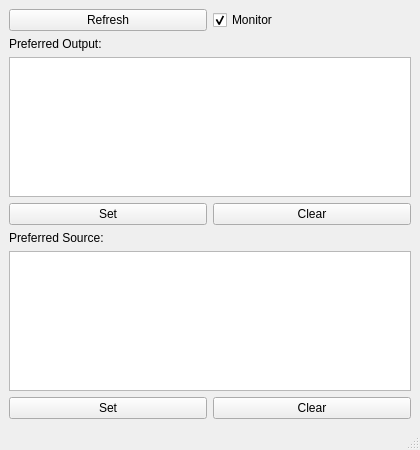
<?xml version="1.0" encoding="UTF-8"?>
<ui version="4.0">
 <class>MainWindow</class>
 <widget class="QMainWindow" name="MainWindow">
  <property name="geometry">
   <rect>
    <x>0</x>
    <y>0</y>
    <width>420</width>
    <height>450</height>
   </rect>
  </property>
  <property name="windowTitle">
   <string>Pulsemon</string>
  </property>
  <widget class="QWidget" name="centralwidget">
   <layout class="QVBoxLayout" name="verticalLayout">
    <item>
     <layout class="QHBoxLayout" name="horizontalLayout">
      <item>
       <widget class="QPushButton" name="pushButtonRefresh">
        <property name="toolTip">
         <string>&lt;html&gt;&lt;head/&gt;&lt;body&gt;&lt;p&gt;Refresh the lists of devices.&lt;/p&gt;&lt;/body&gt;&lt;/html&gt;</string>
        </property>
        <property name="text">
         <string>Refresh</string>
        </property>
       </widget>
      </item>
      <item>
       <widget class="QCheckBox" name="checkBoxMonitor">
        <property name="toolTip">
         <string>&lt;html&gt;&lt;head/&gt;&lt;body&gt;&lt;p&gt;Enforce your preferred selections. &lt;/p&gt;&lt;/body&gt;&lt;/html&gt;</string>
        </property>
        <property name="text">
         <string>Monitor</string>
        </property>
        <property name="checked">
         <bool>true</bool>
        </property>
       </widget>
      </item>
     </layout>
    </item>
    <item>
     <widget class="QLabel" name="labelPreferredOutput">
      <property name="text">
       <string>Preferred Output:</string>
      </property>
     </widget>
    </item>
    <item>
     <widget class="QListWidget" name="listWidgetOutputDevices">
      <property name="sortingEnabled">
       <bool>true</bool>
      </property>
     </widget>
    </item>
    <item>
     <layout class="QHBoxLayout" name="horizontalLayout_2">
      <item>
       <widget class="QPushButton" name="pushButtonSetOutput">
        <property name="toolTip">
         <string>Set your preferred output device. </string>
        </property>
        <property name="text">
         <string>Set</string>
        </property>
       </widget>
      </item>
      <item>
       <widget class="QPushButton" name="pushButtonClearOutput">
        <property name="toolTip">
         <string>Clear your preferred output device.</string>
        </property>
        <property name="text">
         <string>Clear</string>
        </property>
       </widget>
      </item>
     </layout>
    </item>
    <item>
     <widget class="QLabel" name="labelPreferredInput">
      <property name="text">
       <string>Preferred Source:</string>
      </property>
     </widget>
    </item>
    <item>
     <widget class="QListWidget" name="listWidgetInputDevices">
      <property name="sortingEnabled">
       <bool>true</bool>
      </property>
     </widget>
    </item>
    <item>
     <layout class="QHBoxLayout" name="horizontalLayout_3">
      <item>
       <widget class="QPushButton" name="pushButtonSetInput">
        <property name="toolTip">
         <string>Set your preferred source device.</string>
        </property>
        <property name="text">
         <string>Set</string>
        </property>
       </widget>
      </item>
      <item>
       <widget class="QPushButton" name="pushButtonClearInput">
        <property name="toolTip">
         <string>Clear your preferred source device. </string>
        </property>
        <property name="text">
         <string>Clear</string>
        </property>
       </widget>
      </item>
     </layout>
    </item>
   </layout>
  </widget>
  <widget class="QMenuBar" name="menubar">
   <property name="geometry">
    <rect>
     <x>0</x>
     <y>0</y>
     <width>420</width>
     <height>24</height>
    </rect>
   </property>
  </widget>
  <widget class="QStatusBar" name="statusbar"/>
 </widget>
 <resources/>
 <connections/>
</ui>
